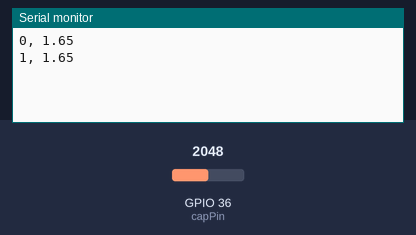
A sketch run on a simulated ESP32. On the bench: the last lines printed to the serial monitor. The inputs (shaded band) are chosen by the test bench; at power-on: GPIO 36 (capPin) = 2048.

Above: at 1.8 s.
1.9 s: GPIO 36 (capPin) set to 2866
At 2.8 s:
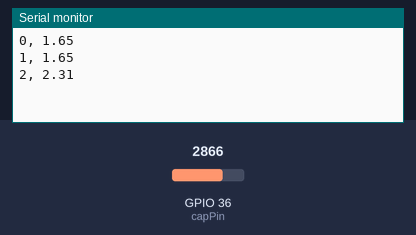
3.4 s: GPIO 36 (capPin) set to 3603
At 4.7 s:
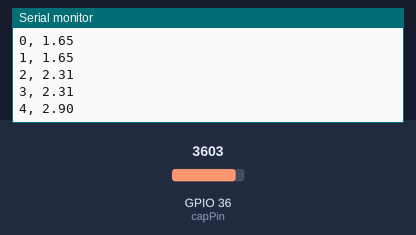
Timing chart, 0 to 6.4 s (numbered marks = the images above; inputs shaded):
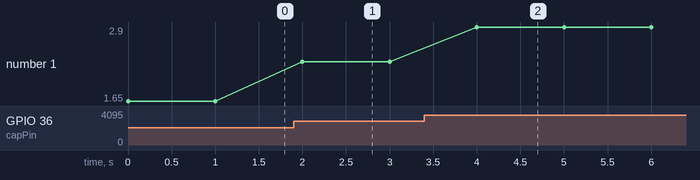

Measured:
- after the input at 1.9 s, the serial monitor: prints a new line after 0.10 s (image 1)
- after the input at 3.4 s, the serial monitor: prints a new line after 0.60 s (image 2)
- plotted number 1: 1.65 → 2.31 after the input at 1.9 s, 2.31 → 2.9 after the input at 3.4 s

The sketch:

Lab8-1RCSend.ino
```cpp
/* RC Circuit experiment sketch.

Connect the positive end of the capacitor to Analog 0.
Then connect power supply to the power headers of the RC circuit.
For more information see www.atommann.com/learn/rc-circuit/rc-circuit.html */

int capPin = 36;      // the positive end of capacitor is connected to a0
int capvoltReading;  // the analog reading from a0
unsigned long rctime;
float t[250], v[250];
const float vlimit = 3.3;
int cnt = 0;
void setup() {
  // We'll send debugging information via the Serial monitor
  Serial.begin(115200);
  cnt = 0;
}
void sendout()
{
  for(int i=0; i<cnt; i++){
    //prints time since program started
    Serial.print(t[i]); // in seconds
    Serial.print(", ");
    Serial.println(v[i]); // print out the voltage
  }
}

void loop() {
  rctime = millis();
  capvoltReading = analogRead(capPin); // getting the voltage reading from capacitor

  // converting that reading to voltage, for 3.3v arduino use 3.3
  float voltage = capvoltReading * vlimit;
  voltage /= 4096.0;
  t[cnt]=rctime/1000;
  v[cnt]= voltage;
  //prints time since program started
  Serial.print(rctime/1000); // in seconds
  //Serial.print("0:");
  Serial.print(", ");      // we output data with CSV format
  Serial.println(voltage); // print out the voltage
  cnt = cnt +1;
  if(voltage >= vlimit || cnt>248){
    sendout();
    while(1);
  }
  delay(1000); // 1000ms
}
```
